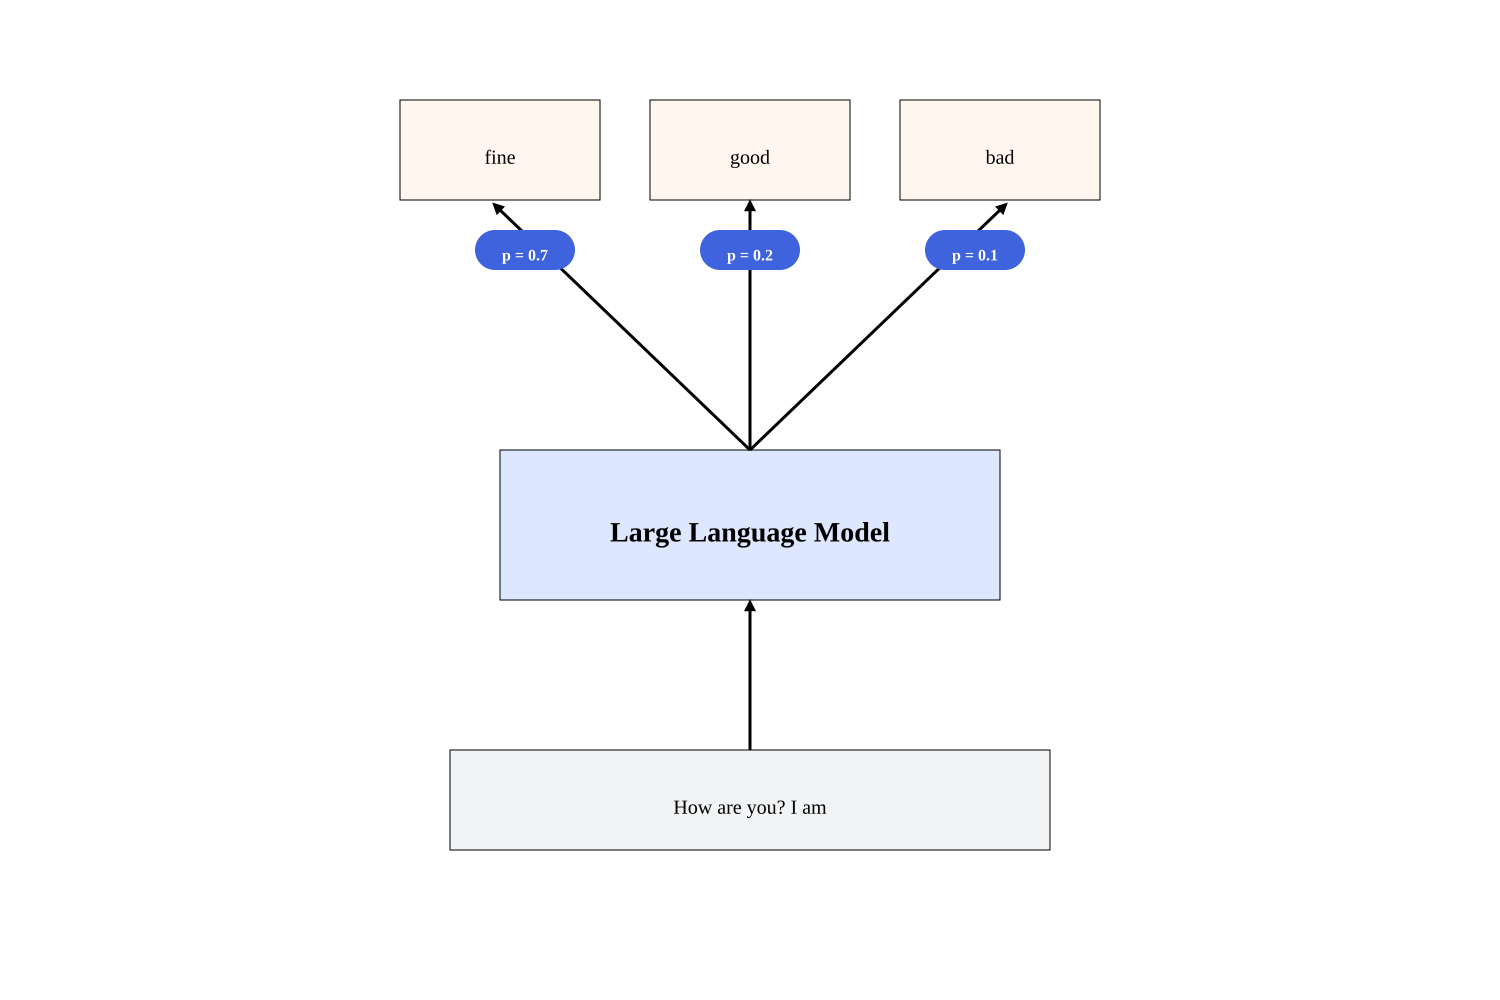

Recreate this plot in Python.
import drawsvg as draw

# Canvas setup
canvas_width = 1500
canvas_height = 1000
d = draw.Drawing(canvas_width, canvas_height, origin=(0, 0))

# Background
d.append(draw.Rectangle(0, 0, canvas_width, canvas_height, fill="#FFFFFF"))

# Arrow marker
marker = draw.Marker(-0.1, -0.5, 0.9, 0.5, scale=4, orient="auto")
marker.append(draw.Lines(-0.1, -0.5, -0.1, 0.5, 0.9, 0, fill="black", close=True))
d.append(marker)


# Helper to draw a labeled box
def draw_box(
    x,
    y,
    width,
    height,
    text,
    box_fill="#ffffff",
    box_stroke="#000000",
    text_size=20,
    text_weight="normal",
):
    d.append(draw.Rectangle(x, y, width, height, fill=box_fill, stroke=box_stroke))
    d.append(
        draw.Text(
            text,
            text_size,
            x + width / 2,
            y + height / 2 + 7,
            center=True,
            valign="middle",
            font_weight=text_weight,
        )
    )


# === Box 1: Input Text ===
input_box = {
    "x": 450,
    "y": 750,
    "width": 600,
    "height": 100,
    "text": "How are you? I am ",
    "box_fill": "#F1F3F5",  # gray-200
}
draw_box(**input_box)

# === Box 2: Large Language Model ===
llm_box = {
    "x": 500,
    "y": 450,
    "width": 500,
    "height": 150,
    "text": "Large Language Model",
    "box_fill": "#DDE7FF",  # indigo-200
    "text_size": 28,
    "text_weight": "bold",
}
draw_box(**llm_box)

# === Arrows (drawn first so they appear behind probability badges) ===

arrow_margin = 10

# Input → LLM
d.append(
    draw.Lines(
        input_box["x"] + input_box["width"] / 2,
        input_box["y"],
        llm_box["x"] + llm_box["width"] / 2,
        llm_box["y"] + llm_box["height"] + arrow_margin,
        close=False,
        stroke="black",
        stroke_width=3,
        fill="none",
        marker_end=marker,
    )
)

# === Token Output Boxes ===
tokens = [
    ("fine", "0.7", 400),
    ("good", "0.2", 650),
    ("bad", "0.1", 900),
]
token_y = 100
token_width = 200
token_height = 100
token_fill = "#FFF6EE"  # sand-200

token_boxes = []
for i, (token, prob, x) in enumerate(tokens):
    # Draw the token box
    draw_box(
        x,
        token_y,
        token_width,
        token_height,
        token,
        box_fill=token_fill,
    )

    token_boxes.append(
        {"x": x, "y": token_y, "width": token_width, "height": token_height}
    )

# LLM → each token (arrows drawn before probability badges)
for box in token_boxes:
    d.append(
        draw.Lines(
            llm_box["x"] + llm_box["width"] / 2,
            llm_box["y"],
            box["x"] + box["width"] / 2,
            box["y"] + box["height"] + arrow_margin,
            close=False,
            stroke="black",
            stroke_width=3,
            fill="none",
            marker_end=marker,
        )
    )

# === Probability badges (drawn last so they appear on top) ===
for i, (token, prob, x) in enumerate(tokens):
    # Draw probability badge below the token box
    prob_y = token_y + token_height + 30
    prob_width = 100
    prob_height = 40

    # Adjust x position based on which token this is
    if i == 0:  # "fine" - move right
        prob_x = x + (token_width - prob_width) / 2 + 25
    elif i == 2:  # "bad" - move left
        prob_x = x + (token_width - prob_width) / 2 - 25
    else:  # "good" - keep centered
        prob_x = x + (token_width - prob_width) / 2

    # Probability badge with rounded appearance
    d.append(
        draw.Rectangle(
            prob_x,
            prob_y,
            prob_width,
            prob_height,
            fill="#3E63DD",
            stroke="none",
            rx=20,
            ry=20,
        )
    )
    d.append(
        draw.Text(
            f"p = {prob}",
            16,
            prob_x + prob_width / 2,
            prob_y + prob_height / 2 + 5,
            center=True,
            valign="middle",
            font_weight="bold",
            fill="white",
        )
    )

# === Render and Save ===
d.set_render_size(canvas_width, canvas_height)
d.save_svg("next_token.svg")
